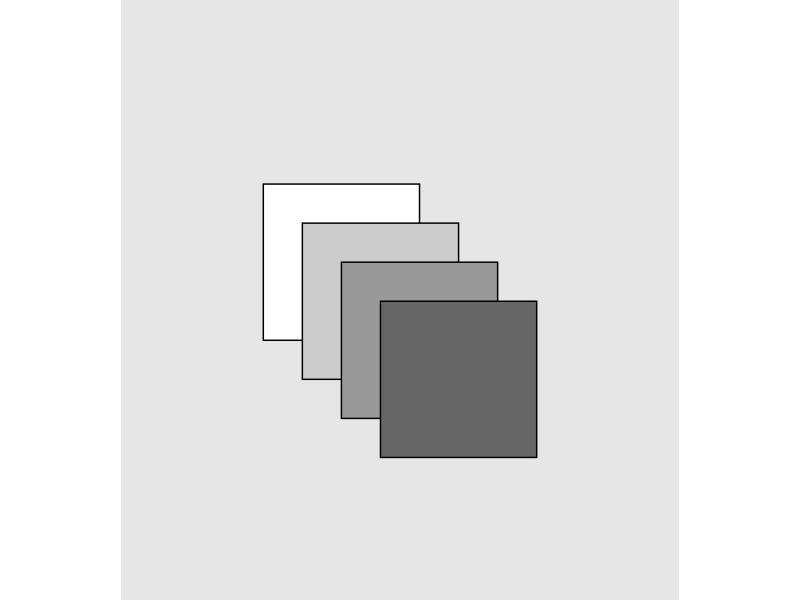
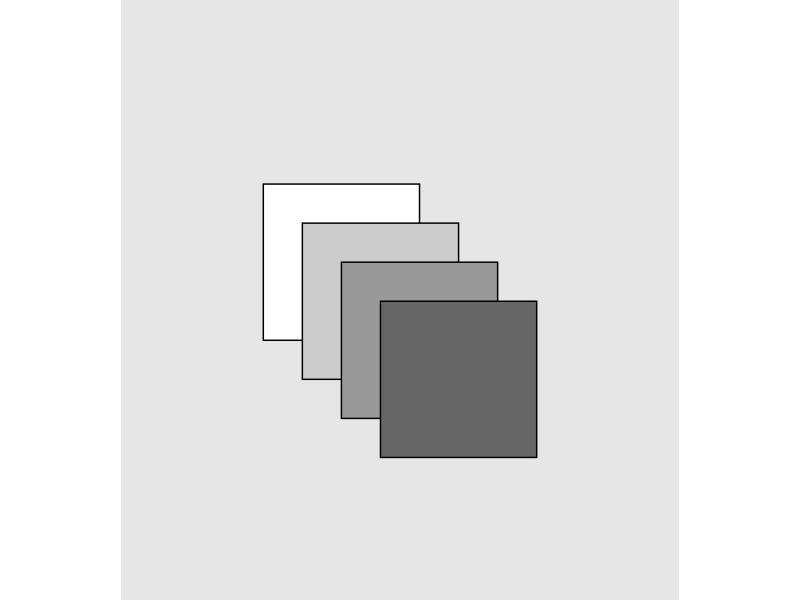

R code for these plots, in order:
library(tidyverse)

c <- 4 
 
squares_df <- tibble(
  xmin = 1:4, 
  ymin = 4:1,
  fill = c("#ffffff","#cccccc","#999999","#666666")
) %>% 
  mutate(
    xmax = xmin + c, 
    ymax = ymin + c
  )

squares_df %>% 
  ggplot(aes(xmin = xmin, xmax = xmax, ymin= ymin, ymax = ymax)) + 
  geom_rect(aes(fill = fill), color ="black") + 
  xlim(c(-2,11)) +
  ylim(c(-2,11)) +
  coord_fixed() + 
  theme_void() +
  scale_fill_identity(guide = "none") + 
  theme(
    plot.margin  = margin(30),
    plot.background = element_rect(fill = "#e6e6e6", color = NA)
  )

ggsave("Graphics/gray_squares.png", width = 6, height = 6, device = ragg::agg_png, dpi = 320)
